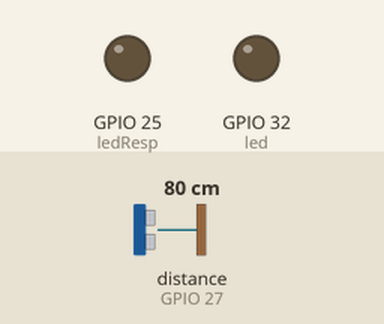
A sketch run on a simulated ESP32. Shown: output pins drawn as LEDs (lit = HIGH). Wiring (inferred from the names in the program): ultrasonic range finder: trigger GPIO 26; echo GPIO 27. Inputs (shaded band) come from the test bench; at power-on: distance to the obstacle (sensor on GPIO 27) 80 cm. The echo pulse lasts 58.3 µs per cm; WiFi joins after 1.5 s; servers stay silent unless stated; web services answer with replies made up by the test bench; pins used as bus, display or sensor lines are not drawn; what the sketch prints to the serial monitor is not drawn.

Above: at 2.7 s.
2.8 s: distance to the obstacle (sensor on GPIO 27) set to 12 cm
4.3 s: distance to the obstacle (sensor on GPIO 27) set to 9 cm
At 4.8 s:
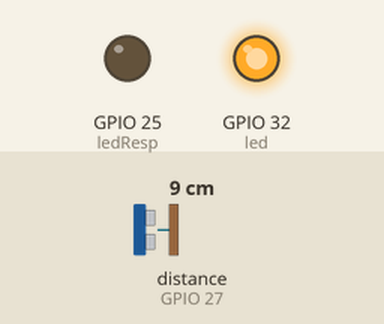
Timing chart, 0 to 7.3 s (numbered marks = the images above; inputs shaded):
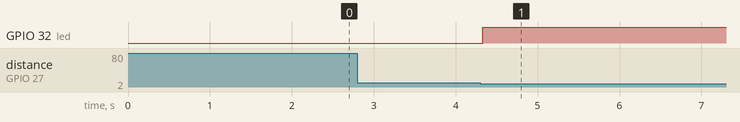

Measured:
- the behaviour switches between 11 and 10 cm on distance to the obstacle (sensor on GPIO 27) (found by bisection; images 0 and 1)
- after the input at 2.8 s, every drawn part: stays the same
- after the input at 4.3 s, GPIO 32 (led): LOW → HIGH at once

The sketch:

projetoFinal.ino
```cpp
  #include <WiFi.h>
  #include <HTTPClient.h>
  #include <ArduinoJson.h>

  // Definições de pinos
  int led = 32;        // LED indicador de proximidade
  int ledResp = 25;    // LED de resposta do vigia
  int trigPin = 26;
  int echoPin = 27;

  // Credenciais Wi-Fi
  const char* ssid = "esp32";
  const char* password = "embarcados";

  // Configuração do bot Telegram
  String botToken = "7317902933:AAHhIjBtF8lXop5D_Uv7bu9xjHvu0Eoh5oc";
  String chatID = "5406423642";
  int lastUpdateID = 0;
  int lastMessageID = 0; // Salvar o ID da última mensagem confirmada

  // Variáveis de tempo
  unsigned long responseStartTime;
  const unsigned long responseTimeout = 60000; // Tempo limite de 60 segundos

  TaskHandle_t Task1;
  TaskHandle_t Task2;
  TaskHandle_t Task3;
  TaskHandle_t Task4;
  SemaphoreHandle_t xMutex;

  QueueHandle_t messageQueue;
  QueueHandle_t deleteQueue;

  void TaskSendMessage(void * parameter) {
    String message;
    for (;;) {
      if (xQueueReceive(messageQueue, &message, portMAX_DELAY)) {
        unsigned long startTime = millis();
        bool success = false;

        while (millis() - startTime < responseTimeout) {
          if (WiFi.status() == WL_CONNECTED) {
            HTTPClient http;
            String url = "https://api.telegram.org/bot" + botToken + "/sendMessage?chat_id=" + chatID + "&text=" + message;
            http.begin(url.c_str());
            int httpResponseCode = http.GET();

            if (httpResponseCode > 0) {
              Serial.println("Mensagem enviada com sucesso");
              success = true;
              http.end();
              break; // Sai do loop se a mensagem for enviada com sucesso
            } else {
              Serial.print("Erro ao enviar a mensagem: ");
              Serial.println(httpResponseCode);
              http.end();
              vTaskDelay(2000 / portTICK_PERIOD_MS); // Espera 2 segundos antes de tentar novamente
            }
          } else {
            Serial.println("WiFi não está conectado!");
          }
        }

        if (!success) {
          Serial.println("Não foi possível enviar a mensagem após 1 minuto.");
        }
      }
    }
  }

  void TaskDeleteMessage(void * parameter) {
    int messageID;
    for (;;) {
      if (xQueueReceive(deleteQueue, &messageID, portMAX_DELAY)) {
        if (WiFi.status() == WL_CONNECTED) {
          HTTPClient http;
          String url = "https://api.telegram.org/bot" + botToken + "/deleteMessage?chat_id=" + chatID + "&message_id=" + String(messageID);
          http.begin(url.c_str());
          int httpResponseCode = http.GET();

          if (httpResponseCode > 0) {
            Serial.println("Mensagem deletada com sucesso");
          } else {
            Serial.print("Erro ao deletar a mensagem: ");
            Serial.println(httpResponseCode);
          }
          http.end();
        } else {
          Serial.println("WiFi não está conectado!");
        }
      }
    }
  }

  void blinkLED(int durationMs) {
    unsigned long startTime = millis();
    while (millis() - startTime < durationMs) {
      digitalWrite(ledResp, HIGH);
      delay(500);
      digitalWrite(ledResp, LOW);
      delay(500);
    }
  }

  int readDistance() {
    digitalWrite(trigPin, LOW);
    delayMicroseconds(2);
    digitalWrite(trigPin, HIGH);
    delayMicroseconds(5);
    digitalWrite(trigPin, LOW);
    unsigned long duration = pulseIn(echoPin, HIGH);
    return duration / 58;
  }

  bool checkForGuardResponse() {
    if (WiFi.status() == WL_CONNECTED) {
      HTTPClient http;
      String url = "https://api.telegram.org/bot" + botToken + "/getUpdates?offset=" + String(lastUpdateID + 1);
      http.begin(url.c_str());
      int httpResponseCode = http.GET();

      if (httpResponseCode > 0) {
        String payload = http.getString();
        Serial.println("Payload recebido: ");
        Serial.println(payload);

        StaticJsonDocument<2048> doc;
        DeserializationError error = deserializeJson(doc, payload);

        if (error) {
          Serial.print("Erro ao analisar o JSON: ");
          Serial.println(error.f_str());
          return false;
        }

        JsonArray updates = doc["result"].as<JsonArray>();
        for (JsonObject update : updates) {
          int updateID = update["update_id"];
          if (updateID > lastUpdateID) {
            lastUpdateID = updateID;
            JsonObject message = update["message"];
            String text = message["text"];
            int messageID = message["message_id"];

            if (text == "Estou indo!" && messageID != lastMessageID) {
              Serial.println("Comando recebido: Estou indo!");

              lastMessageID = messageID;
              xQueueSend(deleteQueue, &messageID, portMAX_DELAY);
              return true;
            }
          }
        }
      } else {
        Serial.print("Erro ao verificar mensagens: ");
        Serial.println(httpResponseCode);
      }
      http.end();
    } else {
      Serial.println("WiFi não está conectado!");
    }
    return false;
  }

  void resetSystem() {
    Serial.println("Tempo de resposta excedido. Reiniciando o sistema...");
    ESP.restart(); // Reinicia o ESP32
  }

  void TaskReadDistance(void * parameter) {
    for (;;) {
      int distancia;
      if (xSemaphoreTake(xMutex, portMAX_DELAY)) {
        distancia = readDistance();
        Serial.print("Distancia: ");
        Serial.print(distancia);
        Serial.println(" cm");
        xSemaphoreGive(xMutex);
      }

      if (distancia <= 10) {
        digitalWrite(led, HIGH);
        String message = "Objeto detectado a 10 cm ou menos!";
        xQueueSend(messageQueue, &message, portMAX_DELAY);

        responseStartTime = millis(); // Inicia o tempo de resposta

        bool responseReceived = false;
        while (millis() - responseStartTime < responseTimeout) {
          if (checkForGuardResponse()) {
            responseReceived = true;
            break;
          }
          vTaskDelay(2000 / portTICK_PERIOD_MS); // Espera 2 segundos antes de verificar novamente
        }

        if (!responseReceived) {
          resetSystem(); // Reseta o sistema se o tempo de resposta exceder o limite
        } else {
          blinkLED(10000);
          digitalWrite(led, LOW);
        }
      } else {
        digitalWrite(led, LOW);
      }

      vTaskDelay(400 / portTICK_PERIOD_MS);
    }
  }

  void TaskWiFi(void * parameter) {
    for (;;) {
      if (WiFi.status() != WL_CONNECTED) {
        Serial.println("Reconectando ao WiFi...");
        WiFi.begin(ssid, password);
        while (WiFi.status() != WL_CONNECTED) {
          vTaskDelay(500 / portTICK_PERIOD_MS);
          Serial.print(".");
        }
        Serial.println("");
        Serial.print("Conectado ao WiFi com o IP: ");
        Serial.println(WiFi.localIP());
      }
      vTaskDelay(10000 / portTICK_PERIOD_MS);
    }
  }

  void setup() {
    Serial.begin(115200);
    pinMode(led, OUTPUT);
    pinMode(ledResp, OUTPUT);
    pinMode(trigPin, OUTPUT);
    pinMode(echoPin, INPUT);

    xMutex = xSemaphoreCreateMutex();

    // Criando filas para mensagens e IDs de mensagens a serem deletadas
    messageQueue = xQueueCreate(10, sizeof(String));
    deleteQueue = xQueueCreate(10, sizeof(int));

    WiFi.begin(ssid, password);
    Serial.println("Conectando ao WiFi");
    while (WiFi.status() != WL_CONNECTED) {
      delay(500);
      Serial.print(".");
    }
    Serial.println("");
    Serial.print("Conectado ao WiFi com o IP: ");
    Serial.println(WiFi.localIP());

    // Criando tasks
    xTaskCreatePinnedToCore(
      TaskReadDistance,    // Função da tarefa
      "TaskReadDistance",  // Nome da tarefa
      4096,                // Tamanho da pilha
      NULL,                // Parâmetro da tarefa
      2,                   // Prioridade da tarefa
      &Task1,              // Handle da tarefa
      1                    // Núcleo 1
    );

    xTaskCreatePinnedToCore(
      TaskWiFi,            // Função da tarefa
      "TaskWiFi",          // Nome da tarefa
      4096,                // Tamanho da pilha
      NULL,                // Parâmetro da tarefa
      1,                   // Prioridade da tarefa
      &Task2,              // Handle da tarefa
      0                    // Núcleo 0
    );

    xTaskCreatePinnedToCore(
      TaskSendMessage,     // Função da tarefa
      "TaskSendMessage",   // Nome da tarefa
      4096,                // Tamanho da pilha
      NULL,                // Parâmetro da tarefa
      3,                   // Prioridade da tarefa
      &Task3,              // Handle da tarefa
      1                    // Núcleo 1
    );

    xTaskCreatePinnedToCore(
      TaskDeleteMessage,   // Função da tarefa
      "TaskDeleteMessage", // Nome da tarefa
      4096,                // Tamanho da pilha
      NULL,                // Parâmetro da tarefa
      3,                   // Prioridade da tarefa
      &Task4,              // Handle da tarefa
      0                   // Núcleo 1
    );
  }

  void loop() {
    // O loop é vazio, pois o código é gerido pelas tasks
  }
```
